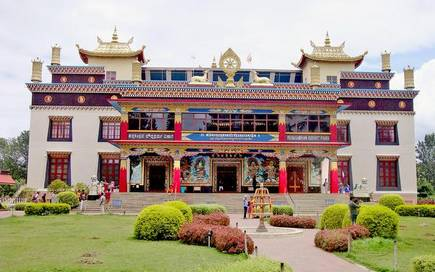
#> input picture fourtyseven/mon.jpg, 435 x 272 px
$ jupyter execute pooling.ipynb
#> lines starting #> are read from the running program, lines starting #| are printed output that depends on the picture
[cell 1]
import numpy as np
import matplotlib.pyplot as plt
import PIL

[cell 2]
img=PIL.Image.open("mon.jpg")
#> img is the input picture: PIL image 435x272 RGB; mean R, G, B 166.5, 153.6, 137.3

[cell 3]
small=img.resize(size=(400,300))
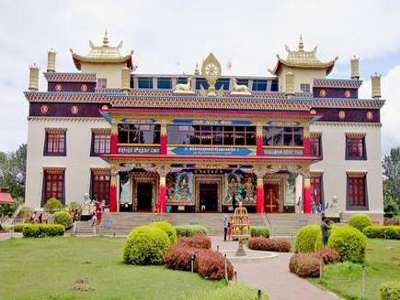
#> small: PIL image 400x300 RGB; mean R, G, B 166.5, 153.6, 137.3

[cell 4]
img=np.array(small).mean(axis=2)
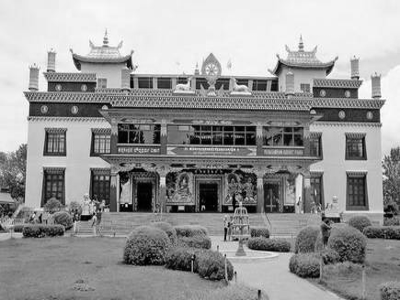
#> img: shape (300, 400) float64; min 0, max 255, mean 152.5

[cell 5]
plt.imshow(img,cmap="gray")

[cell 6]
result=np.zeros([img.shape[0]//2,img.shape[1]//2])

for row in range(result.shape[0]):
    for col in range(result.shape[1]):
        cut=img[2*row:2*row+2,2*col:2*col+2]
        result[row,col]=np.max(cut)
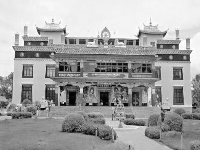
#> result: shape (150, 200) float64; min 0.667, max 255, mean 163.7

[cell 7]
plt.imshow(result,cmap="gray")

[cell 8]
result1=np.zeros([img.shape[0]//2,img.shape[1]//2])

for row in range(result.shape[0]):
    for col in range(result.shape[1]):
        cut=img[2*row:2*row+2,2*col:2*col+2]
        result1[row,col]=np.mean(cut)
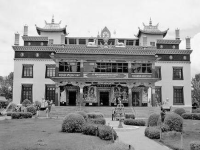
#> result1: shape (150, 200) float64; min 0.333, max 250.5, mean 152.5

$ run again, with fourtyseven/horse.jpg copied over fourtyseven/mon.jpg
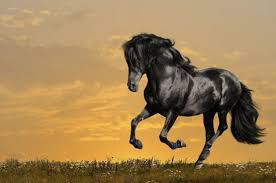
#> input picture fourtyseven/horse.jpg, 276 x 183 px
#> img is the input picture: PIL image 276x183 RGB; mean R, G, B 160.7, 129.6, 82.8
#> `small=img.resize(size=(400,300))`:
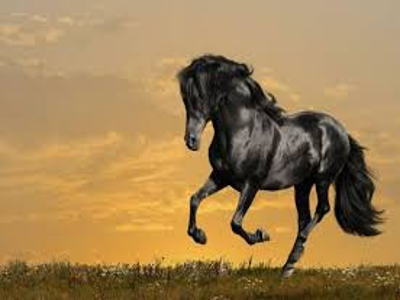
#> small: PIL image 400x300 RGB; mean R, G, B 160.7, 129.6, 82.8
#> img: shape (300, 400) float64
#> after the loop `for row in range(result.shape[0]):`:
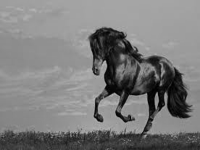
#> result1: shape (150, 200) float64; min 0.417, max 183, mean 124.3
